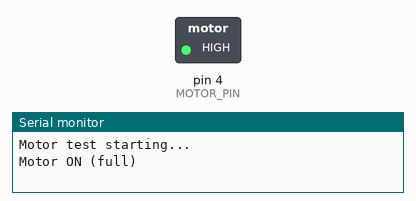
Recording of a sketch running on a simulated Arduino Uno, built with avr-gcc and run on an emulated ATmega328P. Parts: switched loads named in the sketch (green lamp = pin HIGH), the last lines printed to the serial monitor.

Above: at 1.0 s.
At 6.4 s:
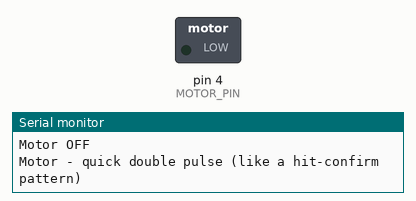
Timing chart, 0 to 9.3 s (numbered marks = the images above):
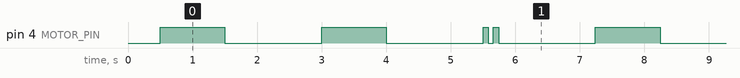

The sketch:

motor_test_only.ino
```cpp
// Minimal motor-only test sketch.
// No WiFi, no IMU, no LED — just pulses the vibration motor on and off
// so we can confirm the motor/MOSFET/diode circuit works, independent
// of everything else in the full project.
//
// Flyback diode is installed across the motor terminals, so this is
// safe to run for longer/repeated cycles than the earlier no-diode test.

#define MOTOR_PIN 4

void setup()
{
    Serial.begin(115200);
    delay(500);
    Serial.println("Motor test starting...");

    pinMode(MOTOR_PIN, OUTPUT);
    analogWrite(MOTOR_PIN, 0); // ensure it starts off
}

void loop()
{
    Serial.println("Motor ON (full)");
    analogWrite(MOTOR_PIN, 255); // full duty, should be clearly noticeable
    delay(1000);

    Serial.println("Motor OFF");
    analogWrite(MOTOR_PIN, 0);
    delay(1500);

    Serial.println("Motor ON (half duty - weaker buzz)");
    analogWrite(MOTOR_PIN, 128);
    delay(1000);

    Serial.println("Motor OFF");
    analogWrite(MOTOR_PIN, 0);
    delay(1500);

    Serial.println("Motor - quick double pulse (like a hit-confirm pattern)");
    analogWrite(MOTOR_PIN, 255);
    delay(80);
    analogWrite(MOTOR_PIN, 0);
    delay(80);
    analogWrite(MOTOR_PIN, 255);
    delay(80);
    analogWrite(MOTOR_PIN, 0);
    delay(1500);
}
```

Measured:
- by itself, pin 4 (MOTOR_PIN): repeats every 6.7 s: LOW 1.5 s, HIGH 1.0 s, LOW 1.5 s, HIGH 0.08 s, LOW 0.08 s, HIGH 0.08 s, LOW 1.5 s, HIGH 1.0 s
- by itself, everything shown: repeats every 6.7 s, in 8 steps
